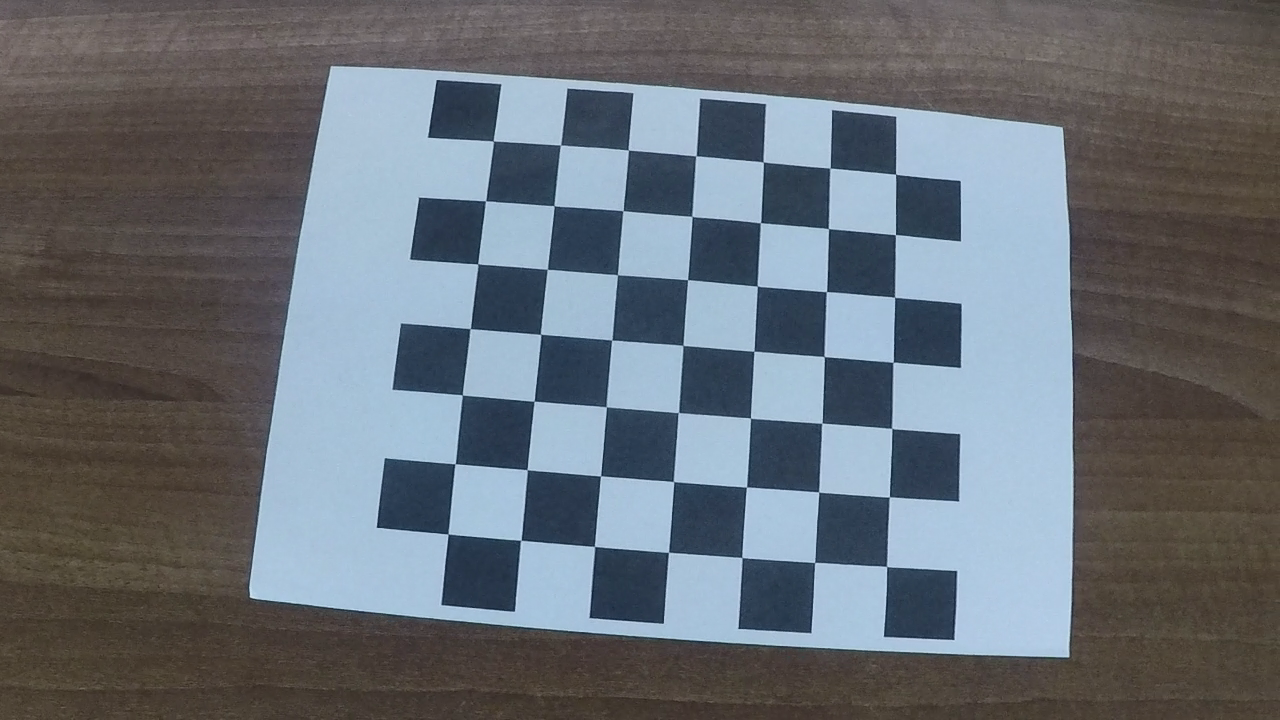
#> input picture images/calibration/rightsample/frame1.png, 1280 x 720 px; its folder holds 5 pictures in this run
$ python 'OpenCV Calibrate.py'
#> lines starting #> are read from the running program, lines starting #| are printed output that depends on the picture; after the words box and inside, x2 and y2 are one past the last pixel; in counts of white or black regions, pixels touching at a corner belong together
import numpy as np
import cv2
import glob

# termination criteria
criteria = (cv2.TERM_CRITERIA_EPS + cv2.TERM_CRITERIA_MAX_ITER, 30, 0.001)

# prepare object points, like (0,0,0), (1,0,0), (2,0,0) ....,(6,5,0)
objp = np.zeros((7*7, 3), np.float32)
objp[:, :2] = np.mgrid[0:7, 0:7].T.reshape(-1, 2)

# Arrays to store object points and image points from all the images.
objpoints = []  # 3d point in real world space
imgpoints = []  # 2d points in image plane.

images = glob.glob('images/calibration/rightsample/*.png')

for fname in images:
    img = cv2.imread(fname)
#> img is the input picture: shape (720, 1280, 3); mean B, G, R 116.4, 109.7, 103.7
    gray = cv2.cvtColor(img, cv2.COLOR_BGR2GRAY)
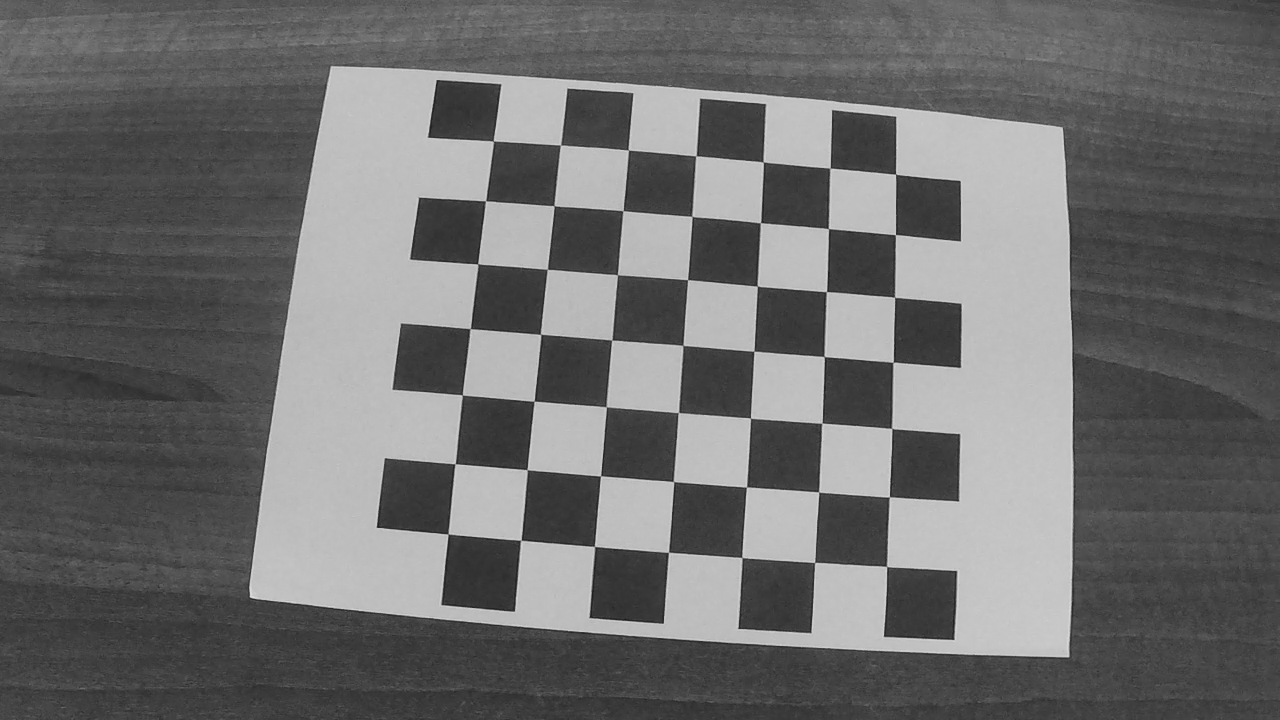
#> gray: shape (720, 1280); min 24, max 222, mean 108.6

    # Find the chess board corners
    ret, corners = cv2.findChessboardCorners(gray, (7, 7), None)
#> ret = True; corners = 49 rows, first 8: [493.2, 141], [560.5, 145], [628.4, 150], [696, 155.7], [763.2, 162.1], [829.9, 168.2], [895.6, 174.1], [485.5, 200.7]

    # If found, add object points, image points (after refining them)
    if ret:
        objpoints.append(objp)

        corners2 = cv2.cornerSubPix(gray, corners, (11, 11), (-1, -1), criteria)
#> corners2 = 49 rows, first 8: [493.4, 141], [560.5, 145], [628.2, 150], [695.9, 155.8], [763.2, 161.9], [830.1, 168.1], [895.6, 174.3], [485.5, 200.8]
        imgpoints.append(corners2)

        # Draw and display the corners
        img = cv2.drawChessboardCorners(img, (7, 7), corners2, ret)
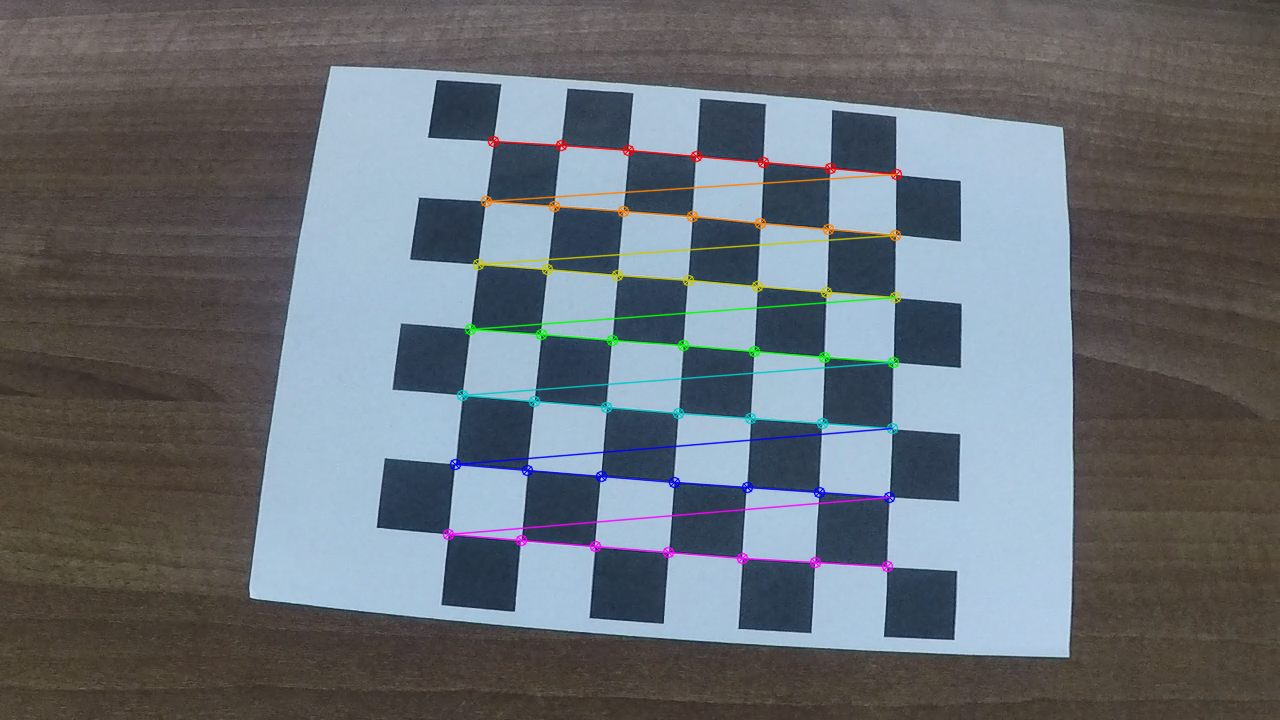
#> img: shape (720, 1280, 3); 2.22% of pixels changed, all inside (x1, y1, x2, y2) = (442, 135, 903, 573)
        cv2.imshow('img', img)
        cv2.waitKey(500)
#> pass 2 of the loop `for fname in images:`:
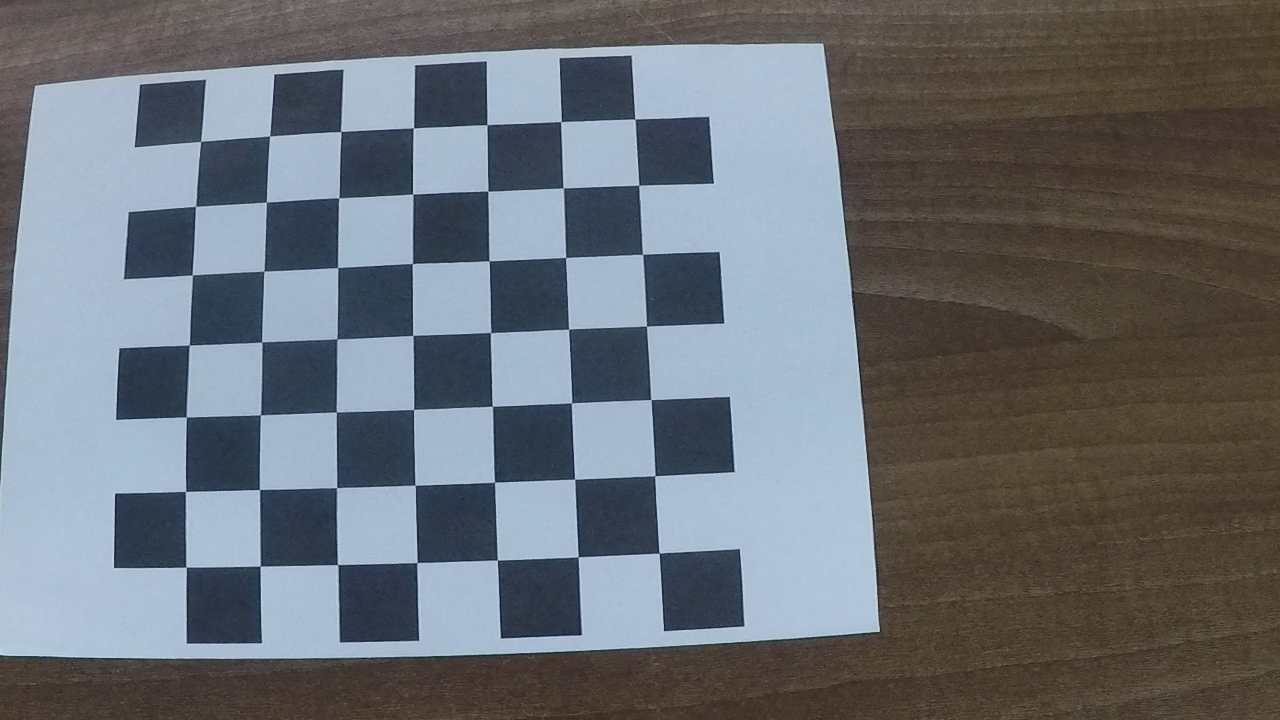
#> input picture images/calibration/rightsample/frame13.png, 1280 x 720 px
#> img is the input picture: shape (720, 1280, 3); mean B, G, R 115.8, 110.1, 106
#> `gray = cv2.cvtColor(img, cv2.COLOR_BGR2GRAY)`:
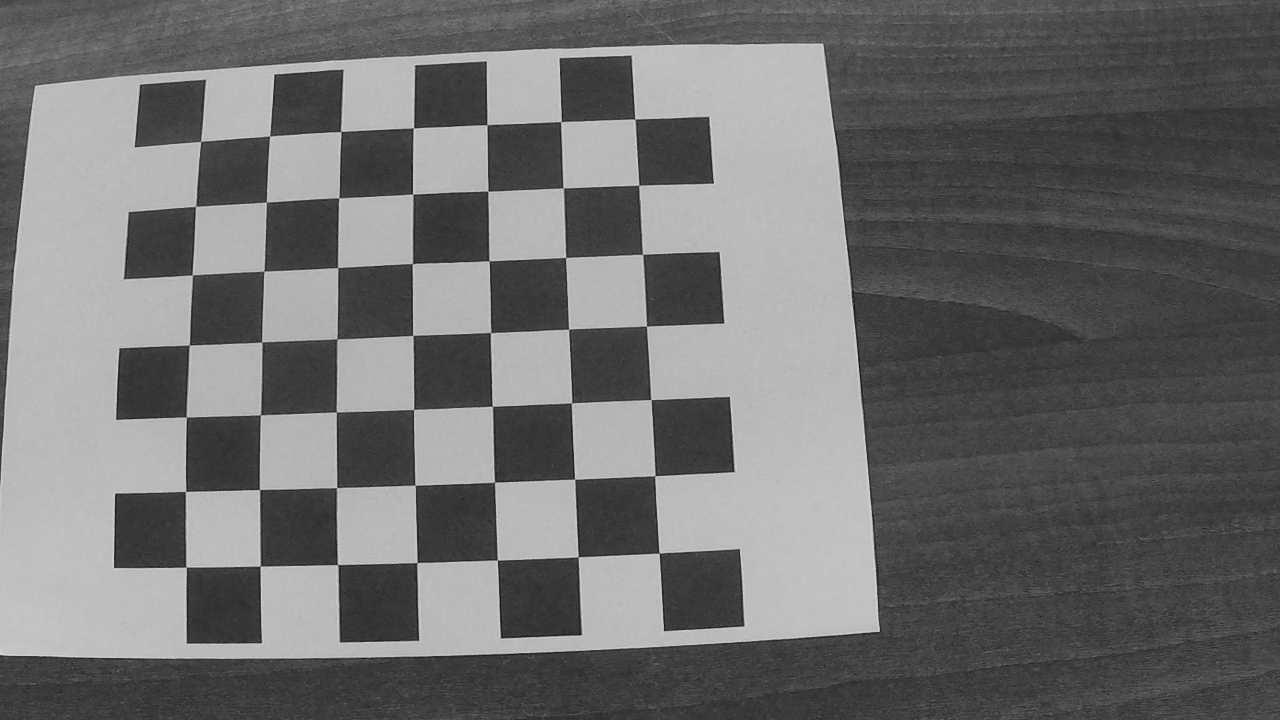
#> gray: shape (720, 1280); min 23, max 221, mean 109.4
#> corners = 49 rows, first 8: [634.7, 119.1], [638.7, 185.3], [642.6, 254.3], [646.4, 326.1], [651, 399.5], [654.8, 475.6], [659.2, 553.1], [561, 121.7]
#> corners2 = 49 rows, first 8: [634.9, 118.9], [638.7, 185.2], [642.5, 254.3], [646.5, 326.1], [650.8, 399.5], [654.8, 475.7], [659.1, 553.1], [561, 121.6]
#> `img = cv2.drawChessboardCorners(img, (7, 7), corners2, ret)`:
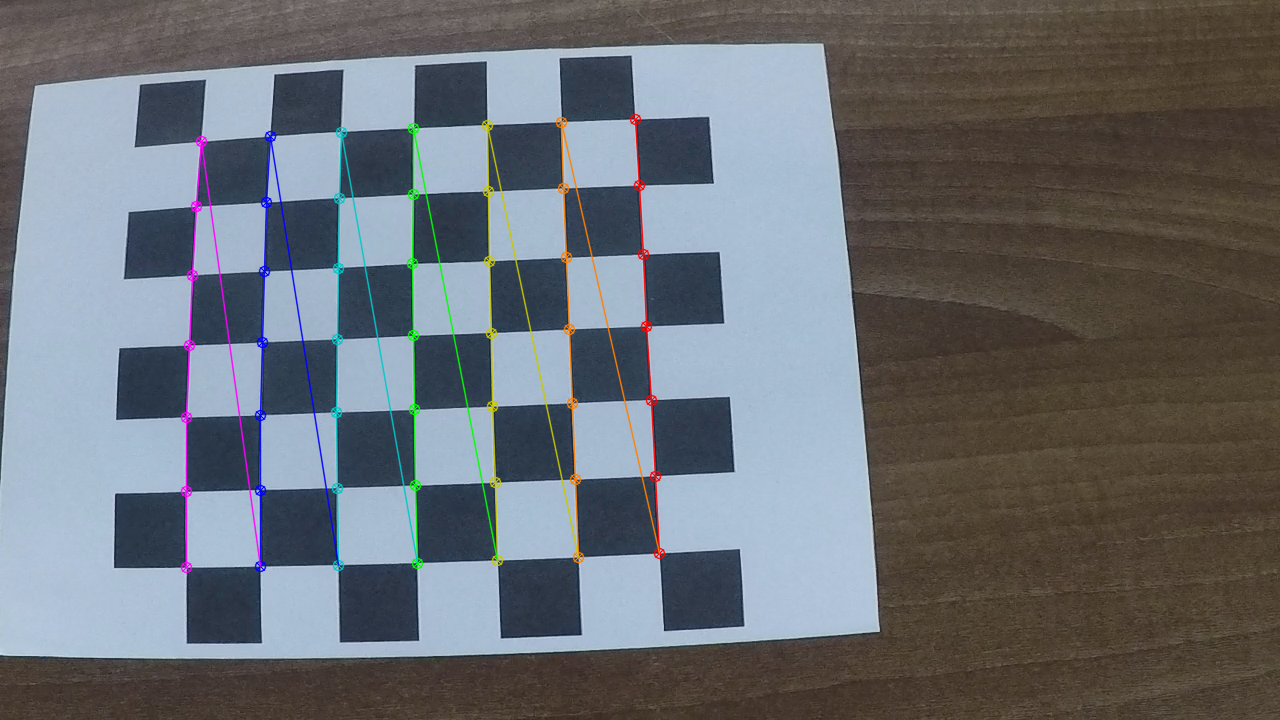
#> img: shape (720, 1280, 3); 2.26% of pixels changed, all inside (x1, y1, x2, y2) = (180, 113, 666, 574)
#> pass 3 of the loop `for fname in images:`:
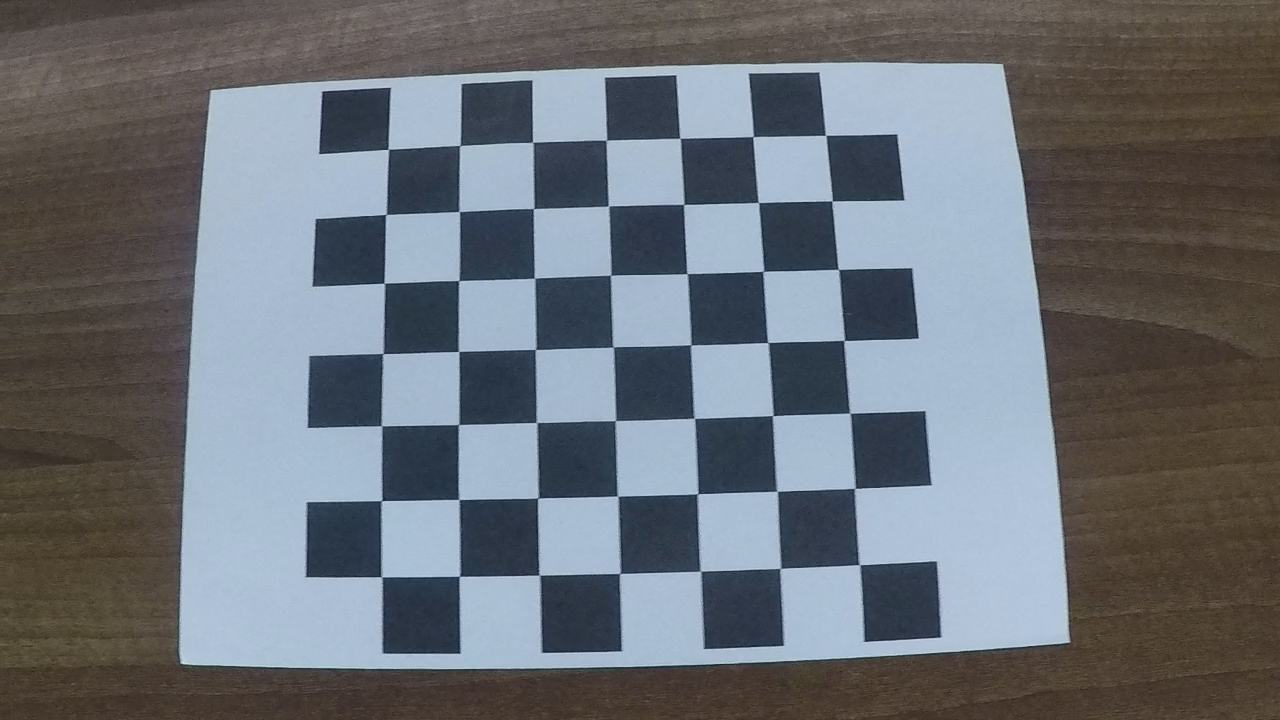
#> input picture images/calibration/rightsample/frame17.png, 1280 x 720 px
#> img is the input picture: shape (720, 1280, 3); mean B, G, R 117.5, 111.3, 107
#> `gray = cv2.cvtColor(img, cv2.COLOR_BGR2GRAY)`:
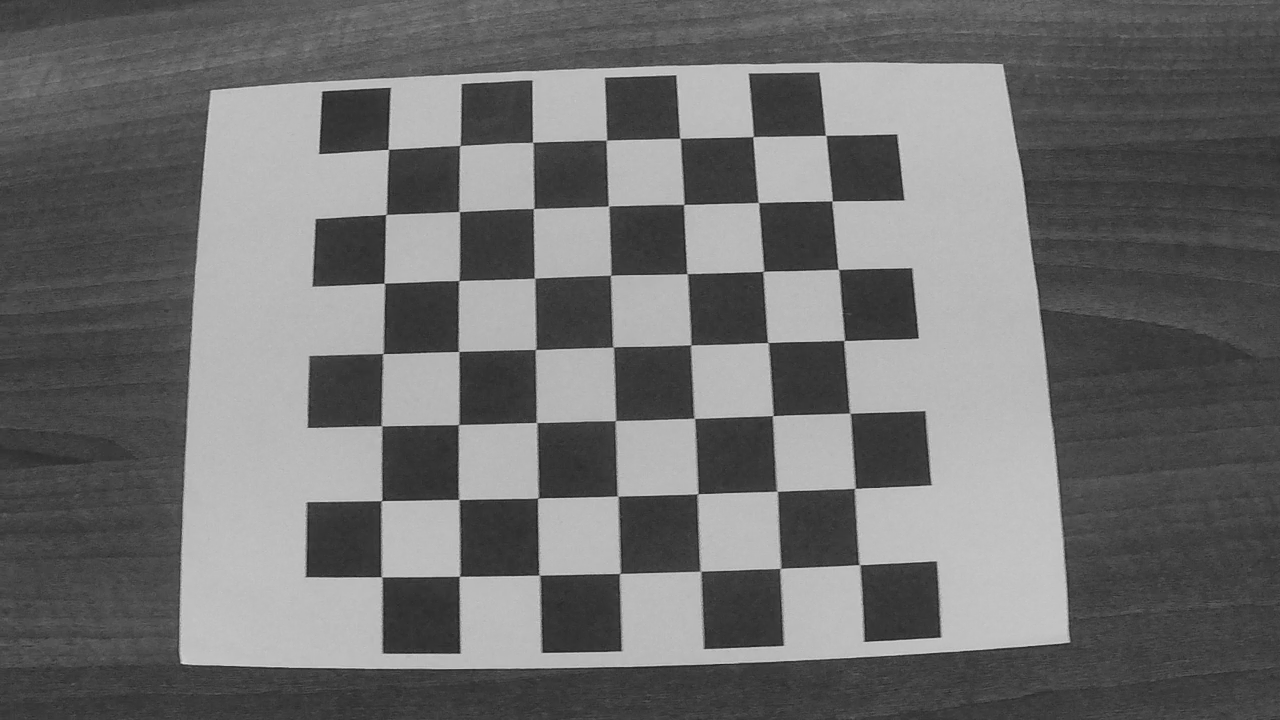
#> gray: shape (720, 1280); min 26, max 222, mean 110.6
#> corners = 49 rows, first 8: [825.6, 135.3], [832.1, 200.8], [838.4, 269.3], [844, 340.6], [849.9, 413.3], [854.9, 488.3], [859.4, 564.6], [753.1, 136.5]
#> corners2 = 49 rows, first 8: [825.7, 135.4], [832.1, 200.9], [838.4, 269.4], [844.1, 340.4], [849.9, 413.2], [854.8, 488.4], [859.3, 564.6], [753, 136.6]
#> `img = cv2.drawChessboardCorners(img, (7, 7), corners2, ret)`:
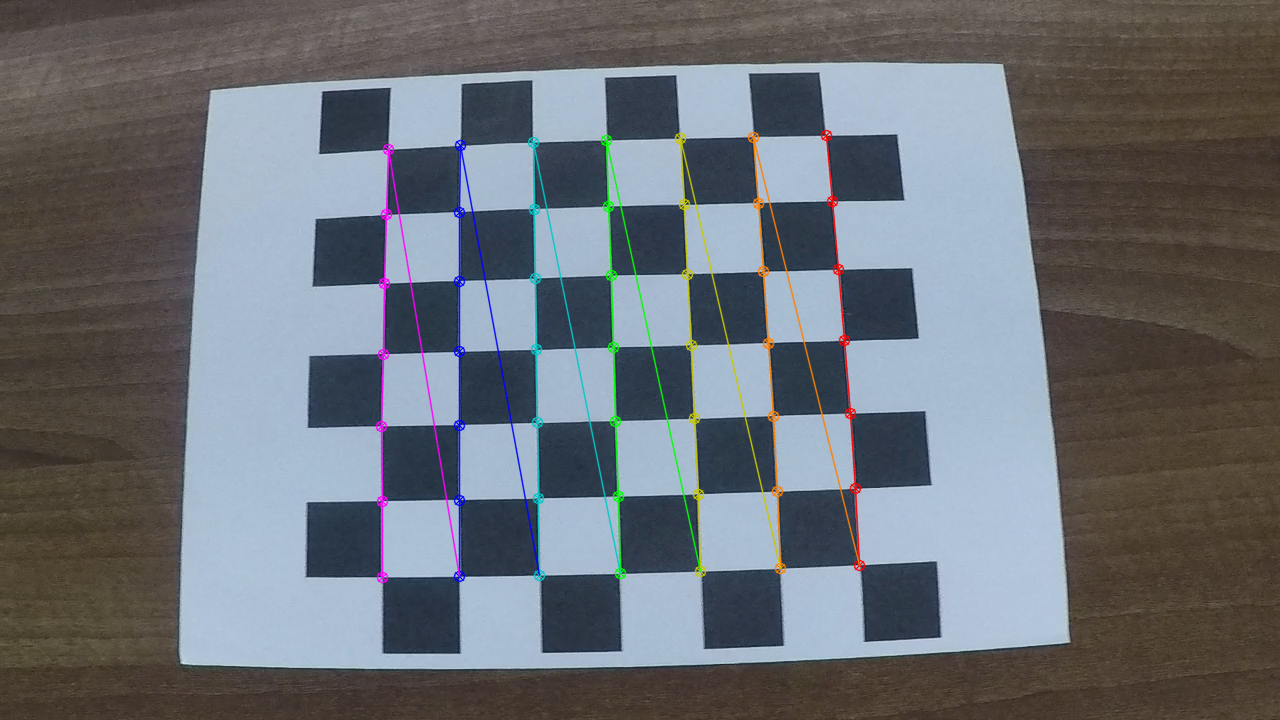
#> img: shape (720, 1280, 3); 2.26% of pixels changed, all inside (x1, y1, x2, y2) = (375, 129, 866, 584)
#> the loop made 5 passes; the first 3 are shown

cv2.destroyAllWindows()

ret, mtx, dist, rvecs, tvecs = cv2.calibrateCamera(objpoints, imgpoints, gray.shape[::-1], None, None)

img = cv2.imread('images/calibration/rightsample/frame1.png')
h,  w = img.shape[:2]
#> h = 720; w = 1280

newcameramtx, roi = cv2.getOptimalNewCameraMatrix(mtx, dist, (w, h), 1, (w, h))
# undistort
dst = cv2.undistort(img, mtx, dist, None, newcameramtx)

# crop the image
x, y, w, h = roi
dst = dst[y:y+h, x:x+w]
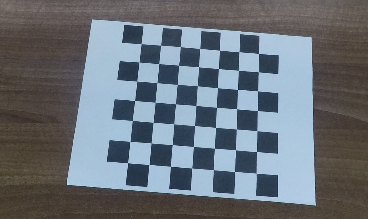
#> dst: shape (219, 368, 3); mean B, G, R 119.8, 112.2, 105.4
cv2.imwrite('calibresult1left.png', dst)

# undistort
mapx, mapy = cv2.initUndistortRectifyMap(mtx, dist, None, newcameramtx, (w, h), 5)
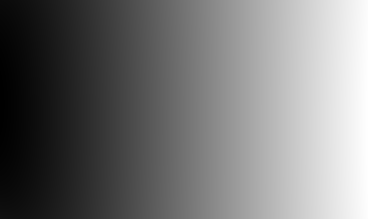
#> mapx: shape (219, 368) float32; min -73.55, max 1054.6, mean 451.6; drawn with min black and max white
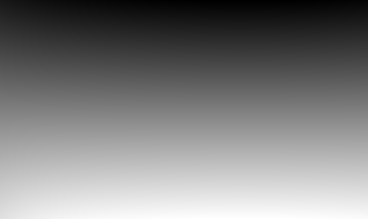
#> mapy: shape (219, 368) float32; min -56.61, max 651.8, mean 295.9; drawn with min black and max white
dst = cv2.remap(img, mapx, mapy, cv2.INTER_LINEAR)
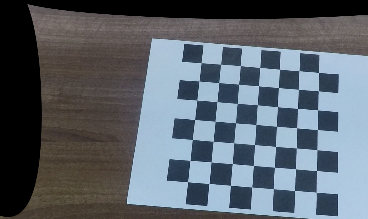
#> dst: shape (219, 368, 3); mean B, G, R 107.8, 99.3, 91.6

# crop the image
x, y, w, h = roi
dst = dst[y:y+h, x:x+w]
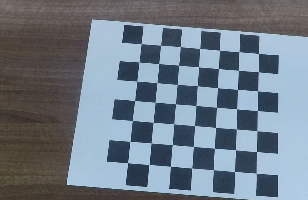
#> dst: shape (200, 308, 3); mean B, G, R 134.7, 122.9, 111.8
cv2.imwrite('calibresult2left.png', dst)

mean_error = 0
for i in range(len(objpoints)):
    imgpoints2, _ = cv2.projectPoints(objpoints[i], rvecs[i], tvecs[i], mtx, dist)
    error = cv2.norm(imgpoints[i], imgpoints2, cv2.NORM_L2)/len(imgpoints2)
    mean_error += error

print("total error: ", 100*mean_error/len(objpoints))
